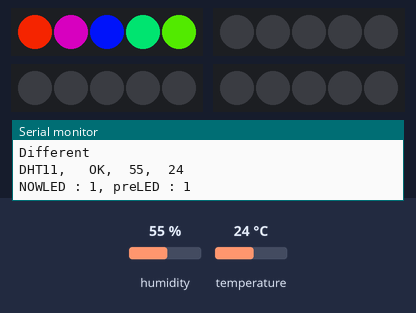
A sketch run on a simulated Arduino Mega 2560, built with avr-gcc and run on an emulated ATmega2560. Shown: 4 × 5 RGB LEDs in strip order, left to right, the last lines printed to the serial monitor. The inputs (shaded band) are chosen by the test bench; at power-on: temperature 24 °C, humidity 55 %.

Above: at 2.7 s.
2.8 s: temperature set to 28 °C
At 4.22 s:
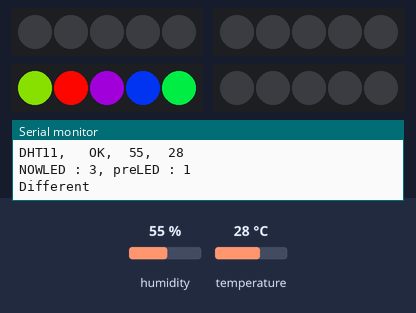
5.8 s: temperature set to 33 °C
At 9.54 s:
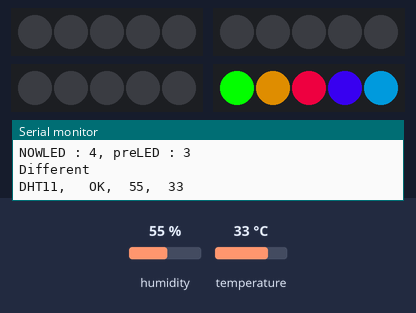
9.9 s: temperature set to 27 °C
At 11.78 s:
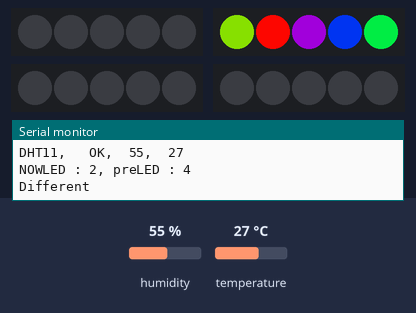
13.7 s: temperature set to 12 °C
At 15.55 s:
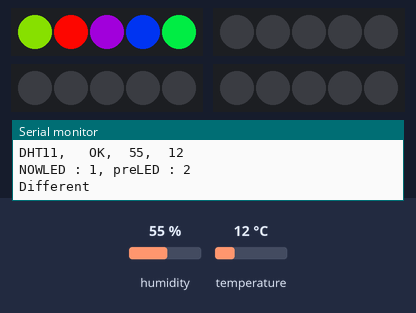
19.0 s: temperature set to 41 °C
At 21.18 s:
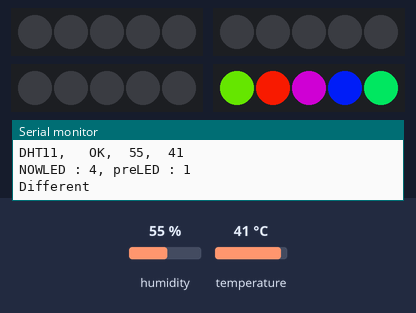
Timing chart, 0 to 22.6 s (numbered marks = the images above; inputs shaded):
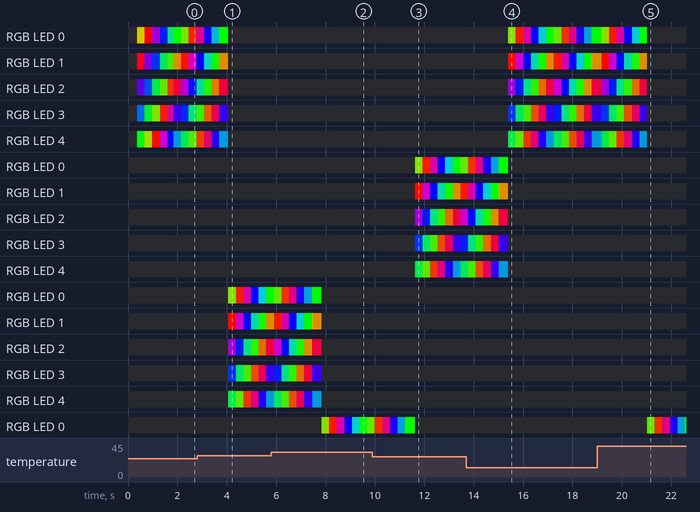

Measured:
- after the input at 2.8 s, the LEDs: first differ from a run without the input after 1.3 s (image 1)
- after the input at 5.8 s, the LEDs: first differ from a run without the input after 2.0 s (image 2 shows a later state)
- after the input at 9.9 s, the LEDs: first differ from a run without the input after 1.7 s (image 3)
- after the input at 13.7 s, the LEDs: first differ from a run without the input after 1.7 s (image 4)
- after the input at 19.0 s, the LEDs: first differ from a run without the input after 2.0 s (image 5)

The sketch:

temp_and_neo.ino
```cpp
#include <dht11.h>
#include <Adafruit_NeoPixel.h>

dht11 DHT;

#define DHT11_PIN 27
#define PIN1 23
#define PIN2 24
#define PIN3 25
#define PIN4 26

//네오픽셀을 사용하기 위해 객체 하나를 생성한다.
//첫번째 인자값은 네오픽셀의 LED의 개수
//두번째 인자값은 네오픽셀이 연결된 아두이노의 핀번호
//세번째 인자값은 네오픽셀의 타입에 따라 바뀌는 flag
Adafruit_NeoPixel strip1 = Adafruit_NeoPixel(5, PIN1, NEO_GRB + NEO_KHZ800);
Adafruit_NeoPixel strip2 = Adafruit_NeoPixel(5, PIN2, NEO_GRB + NEO_KHZ800);
Adafruit_NeoPixel strip3 = Adafruit_NeoPixel(5, PIN3, NEO_GRB + NEO_KHZ800);
Adafruit_NeoPixel strip4 = Adafruit_NeoPixel(5, PIN4, NEO_GRB + NEO_KHZ800);

int preLED = 0;    //이전 loop에서 켰던 LED
int nowLED = 0;
int setWait = 20;

void setup() {
  // put your setup code here, to run once:
  Serial.begin(9600);
  Serial.println("DHT TEST PROGRAM ");
  Serial.print("LIBRARY VERSION: ");
  Serial.println(DHT11LIB_VERSION);
  Serial.println();
  Serial.println("Type,\tstatus,\tHumidity (%),\tTemperature (C)");

  setStrip();
}

void loop() {
  // put your main code here, to run repeatedly:
  controlSensor();
  controlLED();
  delay(100);
}
//온습도센서 제어하는 함수
void controlSensor() {
  int chk;
  Serial.print("DHT11, \t");
  chk = DHT.read(DHT11_PIN);    // READ DATA
  switch (chk){
    case DHTLIB_OK:
                Serial.print("OK,\t");
                break;
    case DHTLIB_ERROR_CHECKSUM:
                Serial.print("Checksum error,\t");
                break;
    case DHTLIB_ERROR_TIMEOUT:
                Serial.print("Time out error,\t");
                break;
    default:
                Serial.print("Unknown error,\t");
                break;
  }
 // DISPLAT DATA
  Serial.print(DHT.humidity,1);
  Serial.print(",\t");
  Serial.println(DHT.temperature,1);

}
//온도에 따라 NeoPixel 제어하는 함수
void controlLED() {
   if (DHT.temperature <= 26) {  //19도 이하
    nowLED = 1;
    clearLED();
    rainbowCycle(setWait, &strip1, 1);
  }
  else if (DHT.temperature <= 27) {   //22도 이하   20 21 22
    nowLED = 2;
    clearLED();
    rainbowCycle(setWait, &strip2, 1);
  }
  else if(DHT.temperature <= 28) {    //24도 이하  23 24
    nowLED = 3;
    clearLED();
    rainbowCycle(setWait, &strip3, 1);
  }
  else {
    nowLED = 4;
    clearLED();
    rainbowCycle(setWait, &strip4, 1);        // 25도 이상
  }
}
//NeoPixel에 달린 LED를 각각 주어진 인자값 색으로 채워나가는 함수
void colorWipe(uint32_t c, uint8_t wait, Adafruit_NeoPixel *strip) {
  for(uint16_t i=0; i<(*strip).numPixels(); i++) {
      (*strip).setPixelColor(i, c);
      (*strip).show();
      delay(wait);
  }
}
//모든 LED를 출력가능한 모든색으로 한번씩 보여주는 동작을 한번하는 함수
void rainbow(uint8_t wait, Adafruit_NeoPixel *strip) {
  uint16_t i, j;

  for(j=0; j<256; j++) {
    //j += 1;
    for(i=0; i<(*strip).numPixels(); i++) {
      (*strip).setPixelColor(i, Wheel((i+j) & 255, strip));
    }
    (*strip).show();
    delay(wait);
  }
}

//NeoPixel에 달린 LED를 각각 다른색으로 시작하여 다양한색으로 n번 반복한다
void rainbowCycle(uint8_t wait, Adafruit_NeoPixel *strip, int n) {
  uint16_t i, j;

  for(j=0; j<256*n; j++) {
    j += 2;
    for(i=0; i< (*strip).numPixels(); i++) {
      (*strip).setPixelColor(i, Wheel(((i * 256 / (*strip).numPixels()) + j) & 255, strip));
    }
    (*strip).show();
    delay(wait);
  }
}

//255가지의 색을 나타내는 함수
uint32_t Wheel(byte WheelPos ,Adafruit_NeoPixel *strip) {
  if(WheelPos < 85) {
   return  (*strip).Color(WheelPos * 3, 255 - WheelPos * 3, 0);
  } else if(WheelPos < 170) {
   WheelPos -= 85;
   return  (*strip).Color(255 - WheelPos * 3, 0, WheelPos * 3);
  } else {
   WheelPos -= 170;
   return  (*strip).Color(0, WheelPos * 3, 255 - WheelPos * 3);
  }
}
void setStrip() {
  strip1.begin();
  strip1.show();
  strip2.begin();
  strip2.show();
  strip3.begin();
  strip3.show();
  strip4.begin();
  strip4.show();
}
void clearLED() {
  Serial.print("NOWLED : ");
  Serial.print(nowLED);
  Serial.print(", preLED : ");
  Serial.println(preLED);
  if (nowLED != preLED) {
    Serial.println("Different");
    switch (preLED) {
      case 1:
        strip1.clear();
        break;
      case 2:
        strip2.clear();
        break;
      case 3:
        strip3.clear();
        break;
      case 4:
        strip4.clear();
        break;
    }
    setStrip();
  }
  preLED = nowLED;
}
```
